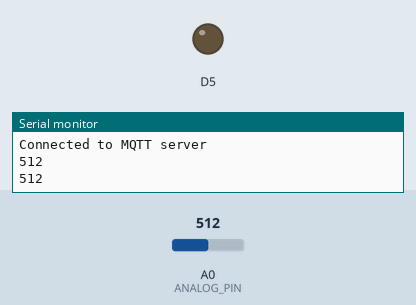
Simulated run of this sketch. Board: ESP8266 (NodeMCU). Shown: output pins drawn as LEDs (lit = HIGH), the last lines printed to the serial monitor. The inputs (shaded band) are chosen by the test bench; at power-on: A0 (ANALOG_PIN) = 512. WiFi joins after 1.5 s; servers stay silent unless stated; no MQTT or app messages arrive unless stated.

Above: at 3.2 s.
3.3 s: A0 (ANALOG_PIN) set to 19
5.2 s: A0 (ANALOG_PIN) set to 16
At 6.3 s:
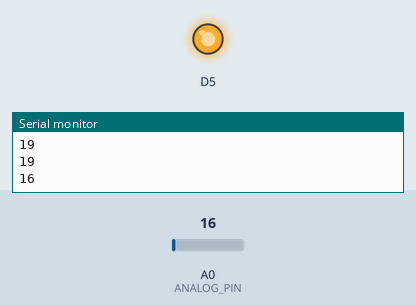
7.5 s: A0 (ANALOG_PIN) set to 122
At 9.1 s:
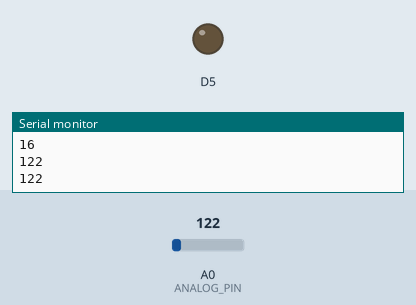
9.5 s: A0 (ANALOG_PIN) set to 8
At 10.7 s:
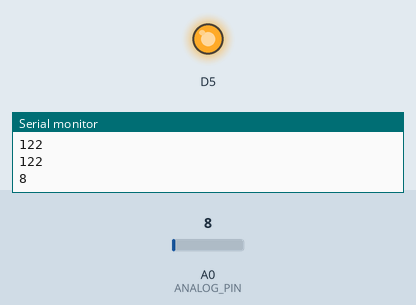
Timing chart, 0 to 12.5 s (numbered marks = the images above; inputs shaded):
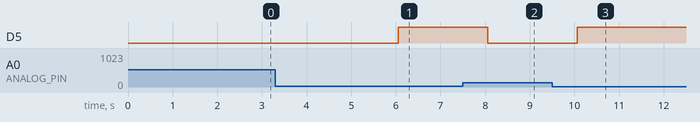

The sketch:

sketch_feb21a.ino
```cpp
#include <ESP8266WiFi.h>
#include <PubSubClient.h>

const char* ssid = "SSID";
const char* password = "Senha";

const char* mqttServer = "mqtt.eclipseprojects.io";
const int mqttPort = 1883;

#define ID_MQTT "BCI01"

const char* mqttTopic = "BCIBotao1";
int ANALOG_PIN = A0;
int val = 0;
int BOARD_RESOLUTION = 1024 ;


WiFiClient wifiClient;
PubSubClient mqttClient(wifiClient);

void setup() {
  pinMode(D5, OUTPUT);
  pinMode(D2, INPUT);
  Serial.begin(115200);

  WiFi.begin(ssid, password);

  while (WiFi.status() != WL_CONNECTED) {
    delay(1000);
    Serial.println("Connecting to WiFi...");
  }

  Serial.println("Connected to WiFi");

  mqttClient.setServer(mqttServer, mqttPort);

  while (!mqttClient.connected()) {
    Serial.println("Connecting to MQTT server...");
    if (mqttClient.connect("NodeMCU")) {
      Serial.println("Connected to MQTT server");
    } else {
      Serial.println("Failed to connect to MQTT server");
      delay(5000);
    }
  }
}

void loop() {

  val = analogRead(ANALOG_PIN);
  if (val < 18) {
    digitalWrite(D5, HIGH);

  } else {
   digitalWrite(D5, LOW);
  }
    String valStr = String(val);

    Serial.println(val);
    mqttClient.publish(mqttTopic, valStr.c_str());


    delay(1000);
  // }
}
```

Measured:
- the behaviour switches between 18 and 17 on A0 (ANALOG_PIN) (found by bisection; images 0 and 1)
- after the input at 5.2 s, D5: LOW → HIGH after 0.86 s
- after the input at 7.5 s, D5: HIGH → LOW after 0.56 s
- after the input at 9.5 s, D5: LOW → HIGH after 0.56 s
